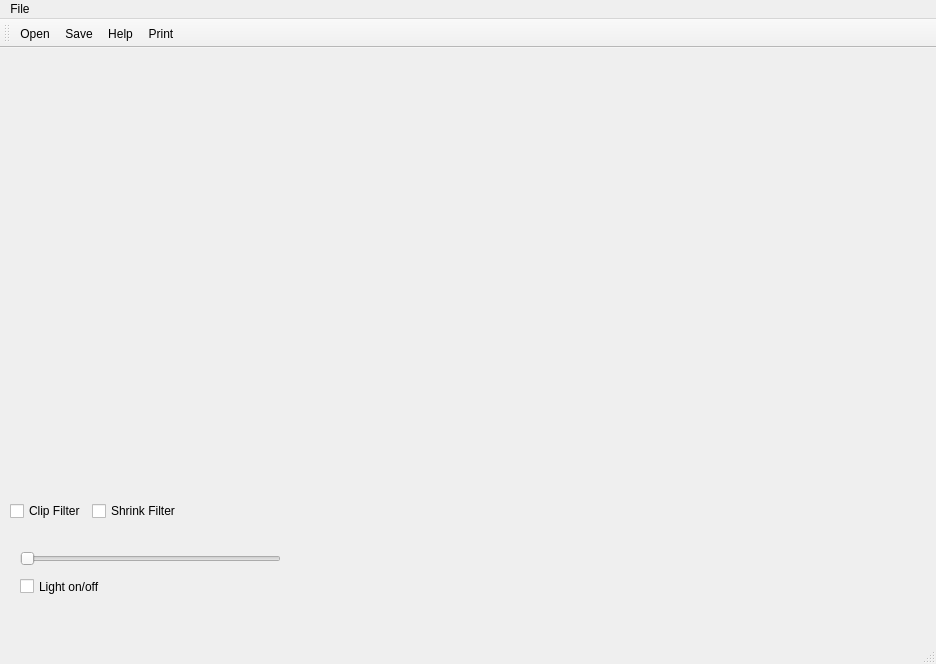
<?xml version="1.0" encoding="UTF-8"?>
<ui version="4.0">
 <class>MainWindow</class>
 <widget class="QMainWindow" name="MainWindow">
  <property name="geometry">
   <rect>
    <x>0</x>
    <y>0</y>
    <width>936</width>
    <height>664</height>
   </rect>
  </property>
  <property name="windowTitle">
   <string>MainWindow</string>
  </property>
  <widget class="QWidget" name="centralwidget">
   <widget class="QWidget" name="layoutWidget">
    <property name="geometry">
     <rect>
      <x>10</x>
      <y>40</y>
      <width>602</width>
      <height>433</height>
     </rect>
    </property>
    <layout class="QVBoxLayout" name="verticalLayout">
     <item>
      <widget class="QVTKOpenGLWidget" name="qvtkWidget" native="true">
       <property name="minimumSize">
        <size>
         <width>600</width>
         <height>400</height>
        </size>
       </property>
      </widget>
     </item>
     <item>
      <layout class="QHBoxLayout" name="horizontalLayout">
       <item>
        <widget class="QCheckBox" name="ClipBox">
         <property name="text">
          <string>Clip Filter</string>
         </property>
        </widget>
       </item>
       <item>
        <widget class="QCheckBox" name="ShrinkBox">
         <property name="text">
          <string>Shrink Filter</string>
         </property>
        </widget>
       </item>
       <item>
        <spacer name="horizontalSpacer">
         <property name="orientation">
          <enum>Qt::Horizontal</enum>
         </property>
         <property name="sizeHint" stdset="0">
          <size>
           <width>40</width>
           <height>20</height>
          </size>
         </property>
        </spacer>
       </item>
      </layout>
     </item>
    </layout>
   </widget>
   <widget class="QSlider" name="Slider">
    <property name="geometry">
     <rect>
      <x>20</x>
      <y>500</y>
      <width>261</width>
      <height>22</height>
     </rect>
    </property>
    <property name="orientation">
     <enum>Qt::Horizontal</enum>
    </property>
   </widget>
   <widget class="QCheckBox" name="checkBox">
    <property name="geometry">
     <rect>
      <x>20</x>
      <y>530</y>
      <width>101</width>
      <height>17</height>
     </rect>
    </property>
    <property name="text">
     <string>Light on/off</string>
    </property>
   </widget>
  </widget>
  <widget class="QMenuBar" name="menubar">
   <property name="geometry">
    <rect>
     <x>0</x>
     <y>0</y>
     <width>936</width>
     <height>21</height>
    </rect>
   </property>
   <widget class="QMenu" name="menuFile">
    <property name="title">
     <string>File</string>
    </property>
    <addaction name="actionFileOpen"/>
    <addaction name="actionFileSave"/>
   </widget>
   <addaction name="menuFile"/>
  </widget>
  <widget class="QStatusBar" name="statusbar"/>
  <widget class="QToolBar" name="toolBar">
   <property name="windowTitle">
    <string>toolBar</string>
   </property>
   <attribute name="toolBarArea">
    <enum>TopToolBarArea</enum>
   </attribute>
   <attribute name="toolBarBreak">
    <bool>false</bool>
   </attribute>
   <addaction name="actionFileOpen"/>
   <addaction name="actionFileSave"/>
   <addaction name="actionHelp"/>
   <addaction name="actionPrint"/>
  </widget>
  <action name="actionFileOpen">
   <property name="icon">
    <iconset resource="Icons/icons.qrc">
     <normaloff>:/Icons/fileopen.png</normaloff>:/Icons/fileopen.png</iconset>
   </property>
   <property name="text">
    <string>Open</string>
   </property>
  </action>
  <action name="actionFileSave">
   <property name="icon">
    <iconset resource="Icons/icons.qrc">
     <normaloff>:/Icons/filesave.png</normaloff>:/Icons/filesave.png</iconset>
   </property>
   <property name="text">
    <string>Save</string>
   </property>
  </action>
  <action name="actionHelp">
   <property name="icon">
    <iconset resource="Icons/icons.qrc">
     <normaloff>:/Icons/help.png</normaloff>:/Icons/help.png</iconset>
   </property>
   <property name="text">
    <string>Help</string>
   </property>
  </action>
  <action name="actionPrint">
   <property name="icon">
    <iconset resource="Icons/icons.qrc">
     <normaloff>:/Icons/print.png</normaloff>:/Icons/print.png</iconset>
   </property>
   <property name="text">
    <string>Print</string>
   </property>
  </action>
 </widget>
 <customwidgets>
  <customwidget>
   <class>QVTKOpenGLWidget</class>
   <extends>QWidget</extends>
   <header>QVTKOpenGLWidget.h</header>
  </customwidget>
 </customwidgets>
 <resources>
  <include location="Icons/icons.qrc"/>
 </resources>
 <connections/>
</ui>
